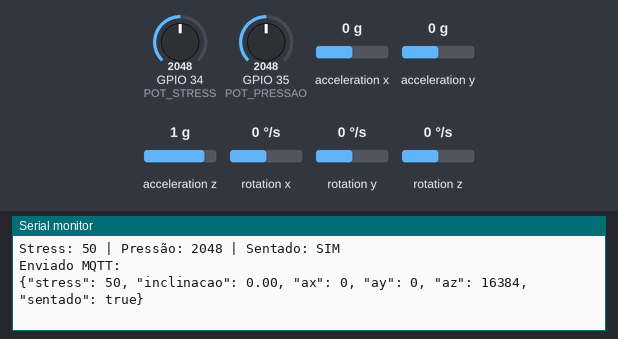
A sketch run on a simulated ESP32. On the bench: the last lines printed to the serial monitor. The inputs (shaded band) are chosen by the test bench; at power-on: GPIO 35 (POT_PRESSAO) = 2048, GPIO 34 (POT_STRESS) = 2048, acceleration x 0 g, acceleration y 0 g, acceleration z 1 g, rotation x 0 °/s, rotation y 0 °/s, rotation z 0 °/s. WiFi joins after 1.5 s; servers stay silent unless stated; no MQTT or app messages arrive unless stated.

Above: at 2.8 s.
2.9 s: GPIO 35 (POT_PRESSAO) set to 836
At 4.2 s:
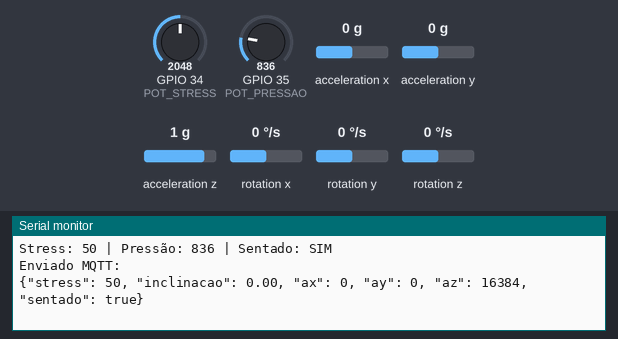
4.4 s: GPIO 35 (POT_PRESSAO) set to 742
At 5.5 s:
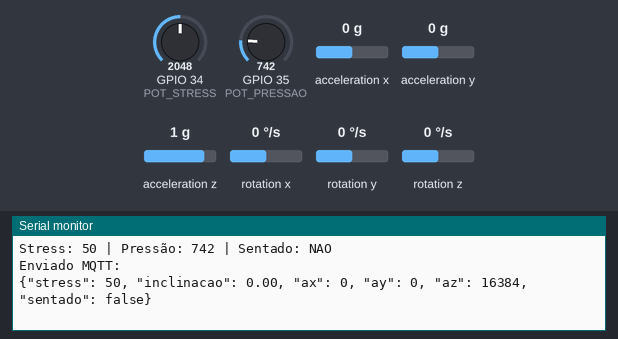

The sketch:

sketch.ino
```cpp
#include <WiFi.h>
#include <Wire.h>
#include <PubSubClient.h>
#include "MPU6050.h"

MPU6050 mpu;

// CONFIG WIFI
const char* ssid = "Wokwi-GUEST";
const char* password = "";

// MQTT
const char* mqtt_server = "broker.hivemq.com";
WiFiClient espClient;
PubSubClient client(espClient);

// PINOS DOS POTENCIOMETROS
#define POT_STRESS 34       // original
#define POT_PRESSAO 35      // novo potenciômetro para detectar sentado

// LIMIAR DE PRESSÃO (ajustar depois olhando no serial)
int limitePressao = 800;

void setup_wifi() {
  delay(100);
  Serial.println("Conectando ao WiFi...");
  WiFi.begin(ssid, password);

  while (WiFi.status() != WL_CONNECTED) {
    delay(500);
    Serial.print(".");
  }

  Serial.println("\nWiFi conectado!");
  Serial.print("IP: ");
  Serial.println(WiFi.localIP());
}

void reconnect() {
  while (!client.connected()) {
    Serial.print("Conectando ao MQTT...");
    if (client.connect("ESP32-Ergonomia")) {
      Serial.println("Conectado!");
    } else {
      Serial.print("Erro: ");
      Serial.print(client.state());
      delay(2000);
    }
  }
}

void setup() {
  Serial.begin(115200);
  Wire.begin();
  mpu.initialize();

  setup_wifi();
  client.setServer(mqtt_server, 1883);
}

void loop() {
  if (!client.connected()) {
    reconnect();
  }
  client.loop();

  // Leitura do potenciômetro (stress)
  int potStress = analogRead(POT_STRESS);
  int stressLevel = map(potStress, 0, 4095, 0, 100);

  // Leitura do potenciômetro (pressão = sentado)
  int potPressao = analogRead(POT_PRESSAO);
  bool sentado = potPressao > limitePressao;

  // Debug serial
  Serial.print("Stress: ");
  Serial.print(stressLevel);
  Serial.print(" | Pressão: ");
  Serial.print(potPressao);
  Serial.print(" | Sentado: ");
  Serial.println(sentado ? "SIM" : "NAO");

  // Leitura MPU6050
  int16_t ax, ay, az, gx, gy, gz;
  mpu.getMotion6(&ax, &ay, &az, &gx, &gy, &gz);

  float inclinacao = atan2(ax, az) * 57.2958;

  // Cria JSON incluindo "sentado"
  char payload[200];
  sprintf(payload,
          "{\"stress\": %d, \"inclinacao\": %.2f, \"ax\": %d, \"ay\": %d, \"az\": %d, \"sentado\": %s}",
          stressLevel, inclinacao, ax, ay, az, sentado ? "true" : "false");

  // Publica no MQTT
  client.publish("ergonomia/mpu", payload);

  Serial.println("Enviado MQTT: ");
  Serial.println(payload);

  delay(1000);
}
```

Measured:
- the behaviour switches between 801 and 800 on GPIO 35 (POT_PRESSAO) (found by bisection; images 1 and 2)
- after the input at 2.9 s, the serial monitor: prints a new line after 0.77 s (image 1)
- after the input at 4.4 s, the serial monitor: prints a new line after 0.28 s (image 2)
